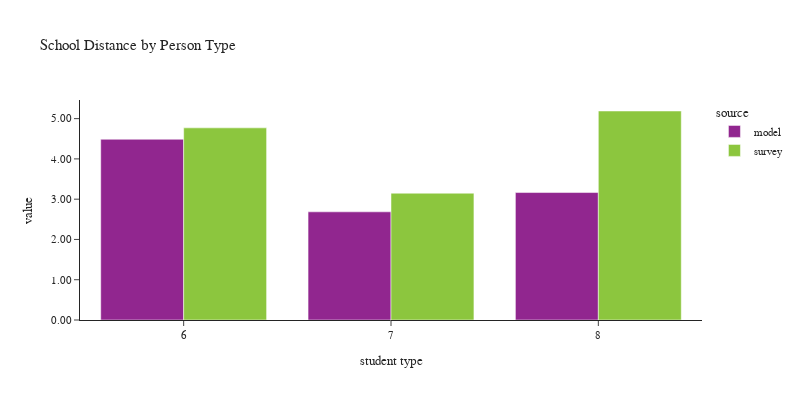

The notebook cell this image was saved under:
### Code cell
plot_school_location(df_students[df_students['pptyp'].isin([6,7,8])], 
                     'pptyp', 'Person Type', 'student type')

### Figure 1 — Plotly figure (JSON) as saved in the notebook; plotly's stock layout.template omitted (floating-point values rounded to 4 significant figures)
{"data": [{"alignmentgroup": "True", "customdata": [[12703], [53200], [4932]], "hovertemplate": "source=model<br>pptyp=%{x}<br>value=%{y}<br>sample count=%{customdata[0]}<extra></extra>", "legendgroup": "model", "marker": {"color": "#91268F", "pattern": {"shape": ""}}, "name": "model", "offsetgroup": "model", "orientation": "v", "showlegend": true, "textposition": "auto", "type": "bar", "x": [6, 7, 8], "xaxis": "x", "y": [4.488, 2.686, 3.165], "yaxis": "y"}, {"alignmentgroup": "True", "customdata": [[48], [515], [132]], "hovertemplate": "source=survey<br>pptyp=%{x}<br>value=%{y}<br>sample count=%{customdata[0]}<extra></extra>", "legendgroup": "survey", "marker": {"color": "#8CC63E", "pattern": {"shape": ""}}, "name": "survey", "offsetgroup": "survey", "orientation": "v", "showlegend": true, "textposition": "auto", "type": "bar", "x": [6, 7, 8], "xaxis": "x", "y": [4.77, 3.149, 5.189], "yaxis": "y"}], "layout": {"barmode": "group", "font": {"size": 11}, "height": 400, "legend": {"title": {"text": "source"}, "tracegroupgap": 0}, "title": {"text": "School Distance by Person Type"}, "width": 800, "xaxis": {"anchor": "y", "domain": [0.0, 1.0], "title": {"text": "student type"}}, "yaxis": {"anchor": "x", "domain": [0.0, 1.0], "tickformat": ".2f", "title": {"text": "value"}}}}
